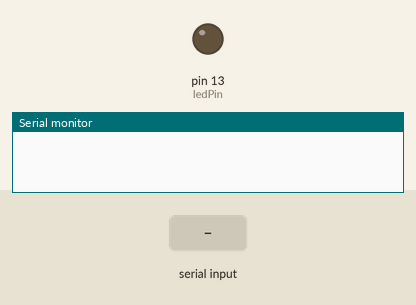
Bench run of a sketch on a simulated Arduino Uno, built with avr-gcc and run on an emulated ATmega328P. Shown: output pins drawn as LEDs (lit = HIGH), the last lines printed to the serial monitor. The test bench sets the inputs (shaded band).

Above: at 1.2 s.
1.3 s: "1" received over Serial
At 1.7 s:
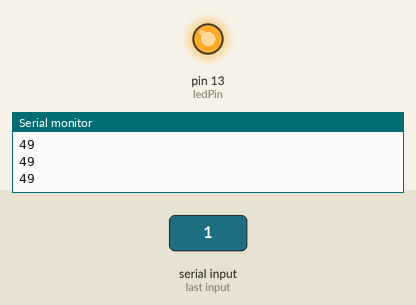
2.8 s: "0" received over Serial
At 4.2 s:
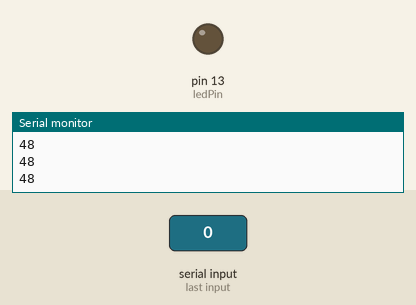
Timing chart, 0 to 5.8 s (numbered marks = the images above; inputs shaded):
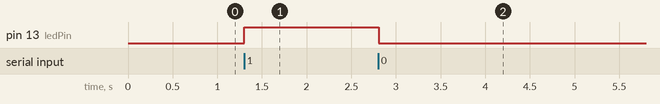

Measured:
- after the input at 1.3 s, pin 13 (ledPin): LOW → HIGH at once
- after the input at 2.8 s, pin 13 (ledPin): HIGH → LOW at once

The sketch:

XBee_Arduino_Receive_Button.ino
```cpp
int message = 0;
//byte message = 0;

int ledPin = 13;

void setup() {
  Serial.begin(9600);
  pinMode(ledPin, OUTPUT);
}

void loop() {

    if (message != 0){
//      char inChar = (char)message;
//      Serial.println(inChar);
    Serial.println(message);
    }
    if (message == '1'){
      digitalWrite(ledPin, HIGH);
    }
    if (message == '0'){
      digitalWrite(ledPin, LOW);
    }
}


void serialEvent() {
  while (Serial.available()) {
    message = Serial.read();
  }
}
```
